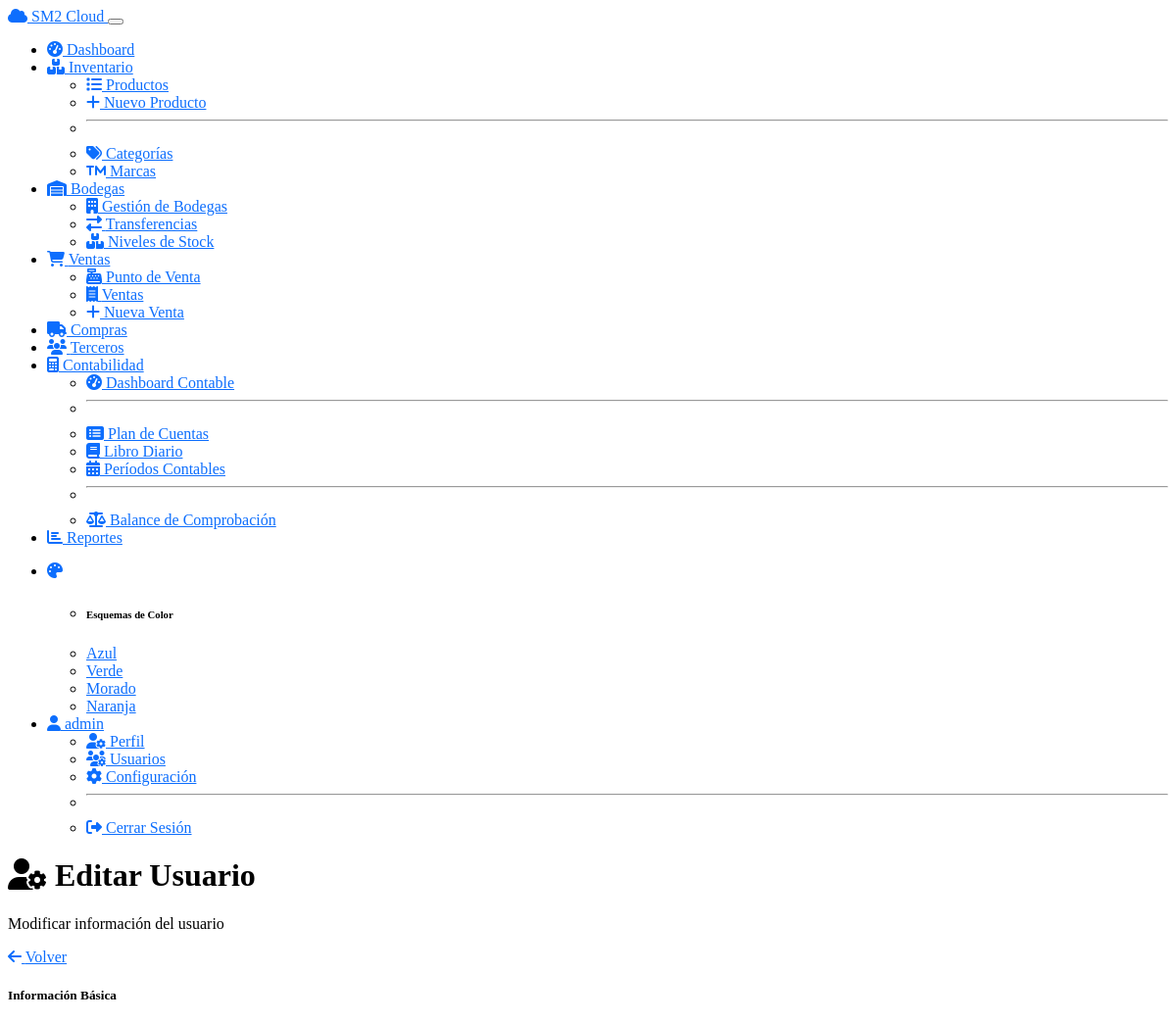
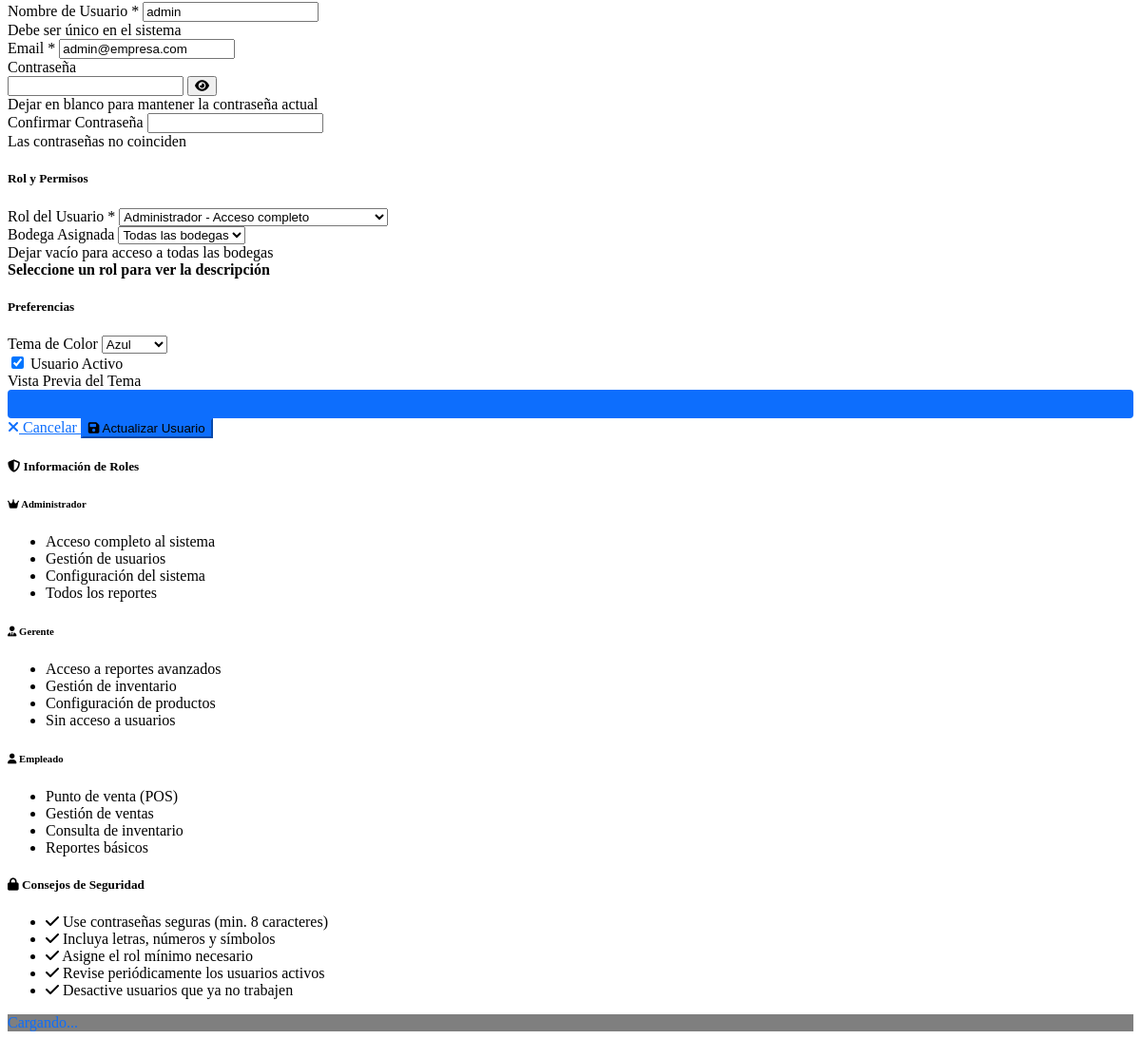
Screenshot of /users/1/edit (signed in) with the database file from the repository (2 pictures, top to bottom).
### models.py (models this page shows)
class User(UserMixin, db.Model):
    __tablename__ = 'users'
    id = db.Column(db.Integer, primary_key=True)
    username = db.Column(db.String(80), unique=True, nullable=False)
    email = db.Column(db.String(120), unique=True, nullable=False)
    password_hash = db.Column(db.String(256), nullable=False)
    role = db.Column(db.String(20), nullable=False, default='employee')  # admin, manager, employee
    warehouse_id = db.Column(db.Integer, db.ForeignKey('warehouses.id'))
    is_active = db.Column(db.Boolean, default=True)
    theme = db.Column(db.String(20), default='blue')
    created_at = db.Column(db.DateTime, default=datetime.utcnow)
    warehouse = db.relationship('Warehouse', backref='users')

### routes/users.py (the view, shortened to what this page needs)
@users_bp.route('/<int:id>/edit', methods=['GET', 'POST'])
@admin_required
def edit_user(id):
    user = User.query.get_or_404(id)
    warehouses = Warehouse.query.filter_by(is_active=True).all()
    return render_template('users/form.html', user=user, warehouses=warehouses)

### auth.py (called while the page is built)
def admin_required(view):
    @functools.wraps(view)
    def wrapped_view(**kwargs):
        if 'user_id' not in session:
            return redirect(url_for('auth.login'))
        user = User.query.get(session['user_id'])
        if not user or user.role != 'admin':
            flash('Acceso denegado. Se requieren permisos de administrador.', 'error')
            return redirect(url_for('dashboard.index'))
        return view(**kwargs)
    return wrapped_view

### templates/users/form.html (shortened to what this page needs)
{% extends "base.html" %}
{% block content %}
<div class="container-fluid">
    <div class="row mb-4">
        <div class="col-md-6">
            <h1 class="h3 mb-0">
                <i class="fas fa-user-cog"></i> {{ 'Editar' if user else 'Nuevo' }} Usuario
            </h1>
            <p class="text-muted">{{ 'Modificar información del usuario' if user else 'Crear un nuevo usuario' }}</p>
        </div>
        <div class="col-md-6 text-md-end">
            <a href="{{ url_for('users.index') }}" class="btn btn-secondary">
                <i class="fas fa-arrow-left"></i> Volver
            </a>
        </div>
    </div>
    <div class="row">
        <div class="col-lg-8">
            <form method="POST" id="userForm">
                <div class="card mb-4">
                    <div class="card-header">
                        <h5 class="card-title mb-0">Información Básica</h5>
                    </div>
                    <div class="card-body">
                        <div class="row">
                            <div class="col-md-6 mb-3">
                                <label for="username" class="form-label">Nombre de Usuario <span class="text-danger">*</span></label>
                                <input type="text" class="form-control" id="username" name="username"
                                       value="{{ user.username if user else '' }}" required>
                                <div class="form-text">Debe ser único en el sistema</div>
                            </div>
                            <div class="col-md-6 mb-3">
                                <label for="email" class="form-label">Email <span class="text-danger">*</span></label>
                                <input type="email" class="form-control" id="email" name="email"
                                       value="{{ user.email if user else '' }}" required>
                            </div>
                            <div class="col-md-6 mb-3">
                                <label for="password" class="form-label">
                                    Contraseña {% if not user %}<span class="text-danger">*</span>{% endif %}
                                </label>
                                <div class="input-group">
                                    <input type="password" class="form-control" id="password" name="password"
                                           {% if not user %}required{% endif %}>
                                    <button type="button" class="btn btn-outline-secondary" onclick="togglePassword()">
                                        <i class="fas fa-eye" id="password-icon"></i>
                                    </button>
                                </div>
                                {% if user %}
                                <div class="form-text">Dejar en blanco para mantener la contraseña actual</div>
                                {% endif %}
                            </div>
                            <div class="col-md-6 mb-3">
                                <label for="confirm_password" class="form-label">
                                    Confirmar Contraseña {% if not user %}<span class="text-danger">*</span>{% endif %}
                                </label>
                                <input type="password" class="form-control" id="confirm_password"
                                       {% if not user %}required{% endif %}>
                                <div class="invalid-feedback" id="password-mismatch">
                                    Las contraseñas no coinciden
                                </div>
                            </div>
                        </div>
                    </div>
                </div>
                <div class="card mb-4">
                    <div class="card-header">
                        <h5 class="card-title mb-0">Rol y Permisos</h5>
                    </div>
                    <div class="card-body">
                        <div class="row">
                            <div class="col-md-6 mb-3">
                                <label for="role" class="form-label">Rol del Usuario <span class="text-danger">*</span></label>
                                <select class="form-select" id="role" name="role" required>
                                    <option value="admin" {% if user and user.role == 'admin' %}selected{% endif %}>
                                        Administrador - Acceso completo
                                    </option>
                                </select>
                            </div>
                            <div class="col-md-6 mb-3">
                                <label for="warehouse_id" class="form-label">Bodega Asignada</label>
                                <select class="form-select" id="warehouse_id" name="warehouse_id">
                                    <option value="">Todas las bodegas</option>
                                </select>
                                <div class="form-text">Dejar vacío para acceso a todas las bodegas</div>
                            </div>
                        </div>
                        <div class="alert alert-info" id="role-description">
                            <strong>Seleccione un rol para ver la descripción</strong>
                        </div>
                    </div>
                </div>
                <div class="card mb-4">
                    <div class="card-header">
                        <h5 class="card-title mb-0">Preferencias</h5>
                    </div>
                    <div class="card-body">
                        <div class="row">
                            <div class="col-md-6 mb-3">
                                <label for="theme" class="form-label">Tema de Color</label>
                                <select class="form-select" id="theme" name="theme">
                                    <option value="blue" {% if user and user.theme == 'blue' %}selected{% endif %}>Azul</option>
                                </select>
                            </div>
                            <div class="col-md-6 mb-3">
                                <div class="form-check form-switch mt-4">
                                    <input class="form-check-input" type="checkbox" id="is_active" name="is_active"
                                           {% if not user or user.is_active %}checked{% endif %}>
                                    <label class="form-check-label" for="is_active">
                                        Usuario Activo
                                    </label>
                                </div>
                            </div>
                        </div>
                        <div class="row">
                            <div class="col-12">
                                <label class="form-label">Vista Previa del Tema</label>
                                <div id="theme-preview" class="border rounded p-3">
                                    <div class="theme-sample"></div>
                                </div>
                            </div>
                        </div>
                    </div>
                </div>
                <div class="card">
                    <div class="card-body">
                        <div class="d-flex justify-content-between">
                            <a href="{{ url_for('users.index') }}" class="btn btn-secondary">
                                <i class="fas fa-times"></i> Cancelar
                            </a>
                            <button type="submit" class="btn btn-primary">
                                <i class="fas fa-save"></i> {{ 'Actualizar' if user else 'Crear' }} Usuario
                            </button>
                        </div>
                    </div>
                </div>
            </form>
        </div>
        <div class="col-lg-4">
            <div class="card mb-3">
                <div class="card-header">
                    <h5 class="card-title mb-0">
                        <i class="fas fa-shield-alt"></i> Información de Roles
                    </h5>
                </div>
                <div class="card-body">
                    <div class="role-info mb-3">
                        <h6 class="text-danger">
                            <i class="fas fa-crown"></i> Administrador
                        </h6>
                        <ul class="small">
                            <li>Acceso completo al sistema</li>
                            <li>Gestión de usuarios</li>
                            <li>Configuración del sistema</li>
                            <li>Todos los reportes</li>
                        </ul>
                    </div>
                    <div class="role-info mb-3">
                        <h6 class="text-warning">
                            <i class="fas fa-user-tie"></i> Gerente
                        </h6>
                        <ul class="small">
                            <li>Acceso a reportes avanzados</li>
                            <li>Gestión de inventario</li>
                            <li>Configuración de productos</li>
                            <li>Sin acceso a usuarios</li>
                        </ul>
                    </div>
                    <div class="role-info">
                        <h6 class="text-primary">
                            <i class="fas fa-user"></i> Empleado
                        </h6>
                        <ul class="small">
                            <li>Punto de venta (POS)</li>
                            <li>Gestión de ventas</li>
                            <li>Consulta de inventario</li>
                            <li>Reportes básicos</li>
                        </ul>
                    </div>
                </div>
            </div>
            <div class="card">
                <div class="card-header">
                    <h5 class="card-title mb-0">
                        <i class="fas fa-lock"></i> Consejos de Seguridad
                    </h5>
                </div>
                <div class="card-body">
                    <ul class="list-unstyled">
                        <li class="mb-2">
                            <i class="fas fa-check text-success"></i>
                            Use contraseñas seguras (min. 8 caracteres)
                        </li>
                        <li class="mb-2">
                            <i class="fas fa-check text-success"></i>
                            Incluya letras, números y símbolos
                        </li>
                        <li class="mb-2">
                            <i class="fas fa-check text-success"></i>
                            Asigne el rol mínimo necesario
                        </li>
                        <li class="mb-2">
                            <i class="fas fa-check text-success"></i>
                            Revise periódicamente los usuarios activos
                        </li>
                        <li class="mb-2">
                            <i class="fas fa-check text-success"></i>
                            Desactive usuarios que ya no trabajen
                        </li>
                    </ul>
                </div>
            </div>
        </div>
    </div>
</div>
{% endblock %}

### static/css/themes.css (style rules this page uses)
:root { --theme-primary: #0d6efd; --theme-primary-rgb: 13, 110, 253; --theme-secondary: #6c757d; --theme-success: #198754; --theme-info: #0dcaf0; --theme-warning: #ffc107; --theme-danger: #dc3545; }
.theme-blue { --theme-primary: #0d6efd; --theme-primary-rgb: 13, 110, 253; --theme-primary-dark: #0b5ed7; --theme-primary-light: #6ea8fe; }
.theme-blue .btn-primary, .theme-green .btn-primary, .theme-purple .btn-primary, .theme-orange .btn-primary { background-color: var(--theme-primary); border-color: var(--theme-primary); }
.theme-blue a, .theme-green a, .theme-purple a, .theme-orange a { color: var(--theme-primary); }
.theme-blue, .theme-green, .theme-purple, .theme-orange { transition: all 0.3s ease; }
.theme-blue .form-check-input:checked, .theme-green .form-check-input:checked, .theme-purple .form-check-input:checked, .theme-orange .form-check-input:checked { background-color: var(--theme-primary); border-color: var(--theme-primary); }
[data-bs-theme="dark"] .theme-blue, [data-bs-theme="dark"] .theme-green, [data-bs-theme="dark"] .theme-purple, [data-bs-theme="dark"] .theme-orange { --theme-primary-light: var(--theme-primary); }

### templates/users/form.html (style rules this page uses)
.theme-sample { height: 30px; border-radius: 4px; transition: background-color 0.3s; }
.theme-blue .theme-sample { background-color: #0d6efd; }

### rows the page displays
User: username "admin", email "admin@empresa.com", role "Administrador - Acceso completo", theme "Azul", is_active "☑"

### other values shown
{{ session.username }} "admin"
{{ 'Editar' if user else 'Nuevo' }} "Editar"
{{ 'Actualizar' if user else 'Crear' }} "Actualizar"
